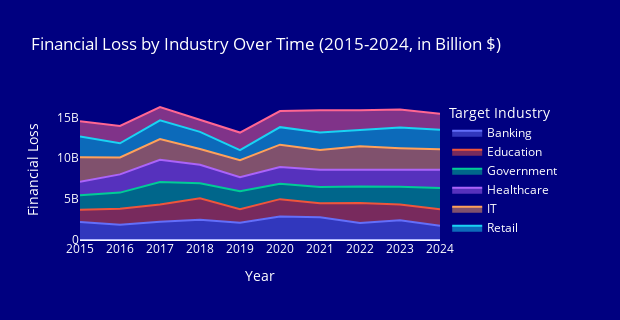

Write notebook code for a chart like this one.
### Code cell
#AREA CHART OF FINANCIAL LOSS BY INDUSTRY OVER-TIME 
fig_target_industry_finloss_total = px.area(df_target_industry_finloss_total, y='Financial Loss', x='Year', 
                                         title = 'Financial Loss by Industry Over Time (2015-2024, in Billion $)', 
                                         color='Target Industry',
                                         #text = (df_target_industry_finloss_total['Financial Loss (in Billion $)'].apply(lambda x:f"{x}B")),
                                         width = 620, height=320)

fig_target_industry_finloss_total.update_layout(coloraxis_showscale=False, plot_bgcolor='navy', paper_bgcolor='navy', xaxis=dict(showgrid=False),
                                                yaxis=dict(showgrid=False),
                                                font=dict(color='white'))
fig_target_industry_finloss_total

### Figure 1 — Plotly figure (JSON) as saved in the notebook; plotly's stock layout.template omitted (floating-point values rounded to 4 significant figures)
{"data": [{"fillpattern": {"shape": ""}, "hovertemplate": "Target Industry=Banking<br>Year=%{x}<br>Financial Loss=%{y}<extra></extra>", "legendgroup": "Banking", "line": {"color": "#636efa"}, "marker": {"symbol": "circle"}, "mode": "lines", "name": "Banking", "orientation": "v", "showlegend": true, "stackgroup": "1", "type": "scatter", "x": ["2015", "2016", "2017", "2018", "2019", "2020", "2021", "2022", "2023", "2024"], "xaxis": "x", "y": [2189000000.0, 1871000000.0, 2221000000.0, 2469000000.0, 2118000000.0, 2885000000.0, 2773000000.0, 2088000000.0, 2427000000.0, 1732000000.0], "yaxis": "y"}, {"fillpattern": {"shape": ""}, "hovertemplate": "Target Industry=Education<br>Year=%{x}<br>Financial Loss=%{y}<extra></extra>", "legendgroup": "Education", "line": {"color": "#EF553B"}, "marker": {"symbol": "circle"}, "mode": "lines", "name": "Education", "orientation": "v", "showlegend": true, "stackgroup": "1", "type": "scatter", "x": ["2015", "2016", "2017", "2018", "2019", "2020", "2021", "2022", "2023", "2024"], "xaxis": "x", "y": [1499000000.0, 1948000000.0, 2129000000.0, 2630000000.0, 1643000000.0, 2111000000.0, 1728000000.0, 2433000000.0, 1918000000.0, 2033000000.0], "yaxis": "y"}, {"fillpattern": {"shape": ""}, "hovertemplate": "Target Industry=Government<br>Year=%{x}<br>Financial Loss=%{y}<extra></extra>", "legendgroup": "Government", "line": {"color": "#00cc96"}, "marker": {"symbol": "circle"}, "mode": "lines", "name": "Government", "orientation": "v", "showlegend": true, "stackgroup": "1", "type": "scatter", "x": ["2015", "2016", "2017", "2018", "2019", "2020", "2021", "2022", "2023", "2024"], "xaxis": "x", "y": [1780000000.0, 1977000000.0, 2748000000.0, 1846000000.0, 2193000000.0, 1880000000.0, 1968000000.0, 2035000000.0, 2171000000.0, 2607000000.0], "yaxis": "y"}, {"fillpattern": {"shape": ""}, "hovertemplate": "Target Industry=Healthcare<br>Year=%{x}<br>Financial Loss=%{y}<extra></extra>", "legendgroup": "Healthcare", "line": {"color": "#ab63fa"}, "marker": {"symbol": "circle"}, "mode": "lines", "name": "Healthcare", "orientation": "v", "showlegend": true, "stackgroup": "1", "type": "scatter", "x": ["2015", "2016", "2017", "2018", "2019", "2020", "2021", "2022", "2023", "2024"], "xaxis": "x", "y": [1639000000.0, 2227000000.0, 2702000000.0, 2245000000.0, 1720000000.0, 2048000000.0, 2107000000.0, 2064000000.0, 2073000000.0, 2215000000.0], "yaxis": "y"}, {"fillpattern": {"shape": ""}, "hovertemplate": "Target Industry=IT<br>Year=%{x}<br>Financial Loss=%{y}<extra></extra>", "legendgroup": "IT", "line": {"color": "#FFA15A"}, "marker": {"symbol": "circle"}, "mode": "lines", "name": "IT", "orientation": "v", "showlegend": true, "stackgroup": "1", "type": "scatter", "x": ["2015", "2016", "2017", "2018", "2019", "2020", "2021", "2022", "2023", "2024"], "xaxis": "x", "y": [3000000000.0, 2074000000.0, 2551000000.0, 1940000000.0, 2089000000.0, 2735000000.0, 2441000000.0, 2842000000.0, 2636000000.0, 2502000000.0], "yaxis": "y"}, {"fillpattern": {"shape": ""}, "hovertemplate": "Target Industry=Retail<br>Year=%{x}<br>Financial Loss=%{y}<extra></extra>", "legendgroup": "Retail", "line": {"color": "#19d3f3"}, "marker": {"symbol": "circle"}, "mode": "lines", "name": "Retail", "orientation": "v", "showlegend": true, "stackgroup": "1", "type": "scatter", "x": ["2015", "2016", "2017", "2018", "2019", "2020", "2021", "2022", "2023", "2024"], "xaxis": "x", "y": [2558000000.0, 1726000000.0, 2278000000.0, 2096000000.0, 1230000000.0, 2139000000.0, 2129000000.0, 2024000000.0, 2542000000.0, 2397000000.0], "yaxis": "y"}, {"fillpattern": {"shape": ""}, "hovertemplate": "Target Industry=Telecommunications<br>Year=%{x}<br>Financial Loss=%{y}<extra></extra>", "legendgroup": "Telecommunications", "line": {"color": "#FF6692"}, "marker": {"symbol": "circle"}, "mode": "lines", "name": "Telecommunications", "orientation": "v", "showlegend": true, "stackgroup": "1", "type": "scatter", "x": ["2015", "2016", "2017", "2018", "2019", "2020", "2021", "2022", "2023", "2024"], "xaxis": "x", "y": [1845000000.0, 2124000000.0, 1632000000.0, 1495000000.0, 2141000000.0, 1971000000.0, 2727000000.0, 2386000000.0, 2190000000.0, 1949000000.0], "yaxis": "y"}], "layout": {"coloraxis": {"showscale": false}, "font": {"color": "white"}, "height": 320, "legend": {"title": {"text": "Target Industry"}, "tracegroupgap": 0}, "paper_bgcolor": "navy", "plot_bgcolor": "navy", "title": {"text": "Financial Loss by Industry Over Time (2015-2024, in Billion $)"}, "width": 620, "xaxis": {"anchor": "y", "autorange": true, "domain": [0, 1], "range": [0, 9], "showgrid": false, "title": {"text": "Year"}, "type": "category"}, "yaxis": {"anchor": "x", "autorange": true, "domain": [0, 1], "range": [0, 17120000000.0], "showgrid": false, "title": {"text": "Financial Loss"}, "type": "linear"}}}
